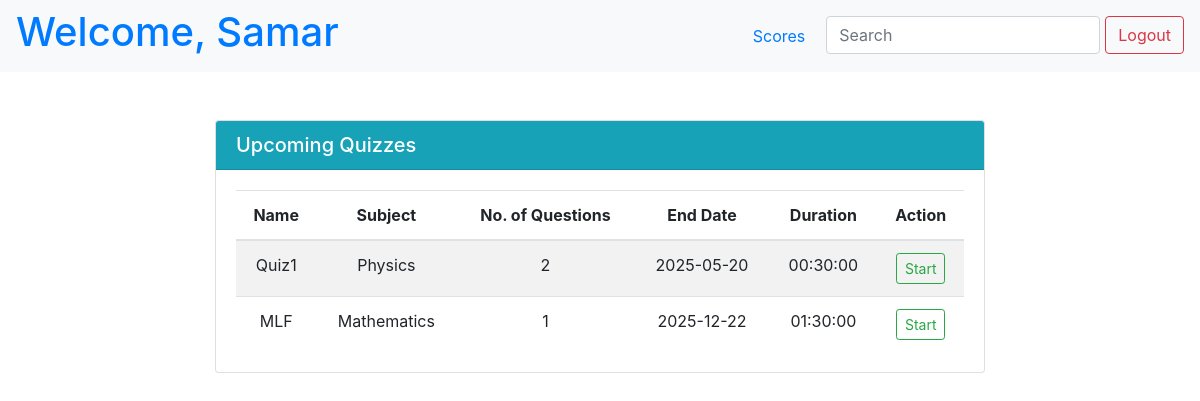
The app's page /samar (signed in), older data.
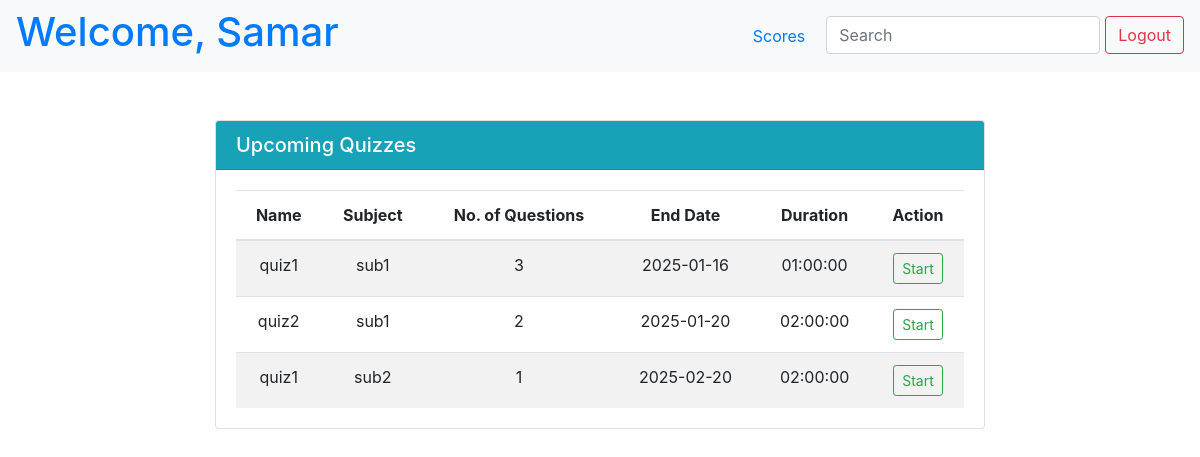
The same page, newer data.
### app.py (models this page shows)
class Quiz(db.Model):
    __tablename__ = 'quiz'
    id = db.Column(db.Integer, primary_key=True, autoincrement=True)
    subject_id = db.Column(db.Integer, db.ForeignKey('subject.id'), nullable=False)
    name = db.Column(db.String(255), nullable=False)
    quiz_date = db.Column(db.Date, nullable=False)
    time_duration = db.Column(db.Time, nullable=False)
    questions = db.relationship('QuizwiseQuestion', backref='quiz', lazy=True)
    scores = db.relationship('Score', backref='quiz', lazy=True)

class Subject(db.Model):
    __tablename__ = 'subject'
    id = db.Column(db.Integer, primary_key=True, autoincrement=True)
    name = db.Column(db.String(255), nullable=False)
    description = db.Column(db.String(255))
    chapters = db.relationship('Chapter', backref='subject', lazy=True)
    quizzes = db.relationship('Quiz', backref='subject', lazy=True)

### app.py (the view)
@app.route("/<username>")
def user(username):
    user = User.query.filter_by(username=username).first()
    if user and ('username' in session and username == session["username"]):
        data = db.session.query(
            Quiz.id.label("quiz_id"),
            Subject.id.label("subject_id"),
            Quiz.name.label("quiz_name"),
            Subject.name.label("subject_name"),
            Quiz.quiz_date,
            Quiz.time_duration
        ).join(Subject, Quiz.subject_id == Subject.id).filter(
            Quiz.quiz_date > datetime.now()
        ).all()
        subject_data = []
        for row in data:
            no_of_questions = QuizwiseQuestion.query.filter_by(quiz_id=row.quiz_id).count()
            if no_of_questions > 0:
                subject_data.append({
                    "subject_id": row.subject_id,
                    "subject_name": row.subject_name,
                    "quiz_id": row.quiz_id,
                    "quiz_name": row.quiz_name,
                    "quiz_date": row.quiz_date,
                    "time_duration": row.time_duration,
                    "no_of_questions": no_of_questions
                })
        return render_template("user.html", user=user, data=subject_data)
    else:
        flash("Invalid credentials!", "error")
        return redirect(url_for("index"))

### app.py (called while the page is built)
@app.after_request
def add_header(response):
    response.headers['Cache-Control'] = 'no-store, no-cache, must-revalidate, post-check=0, pre-check=0, max-age=0'
    response.headers['Pragma'] = 'no-cache'
    response.headers['Expires'] = '-1'
    return response

### templates/user.html (shortened to what this page needs)
{% extends 'base.html' %}
{% block content %}
<div class="page-wrapper">
    <nav class="navbar navbar-expand-lg navbar-light bg-light">
        <a href="{{ url_for('user', username=user.username) }}" style="text-decoration: none;">
            <h1>Welcome, {{user.name}}</h1>
        </a>
        <ul class="nav ml-auto">
            <li class="nav-item">
                <a class="nav-link" href="/{{user.username}}/score">Scores</a>
            </li>
            <li class="nav-item">
                <input class="form-control" type="search" placeholder="Search" aria-label="Search" name="q"
                    hx-get="{{ url_for('user_quiz', username=user.username) }}" hx-trigger="keyup changed delay:500ms" hx-target="#search-results">
            </li>
            <li>
                <form action="/logout" class="d-inline">
                    <button type="submit" class="btn btn-outline-danger">Logout</button>
                </form>
            </li>
        </ul>
    </nav>
    <div id="search-results">
        {% if not search %}
        {% set username = user.username %}
        {% include 'upcoming_quiz.html' %}
        {% endif %}
    </div>
</div>
{% endblock %}

### templates/upcoming_quiz.html
<div class="d-flex justify-content-center mt-5">
    <div class="col-md-8">
        <div class="card">
            <div class="card-header bg-info text-white d-flex align-items-center justify-content-between">
                <h5 class="card-title m-0">Upcoming Quizzes</h5>
            </div>
            <div class="card-body">
                <table class="table table-striped mb-0 text-center">
                    <thead>
                        <tr>
                            <th class="text-center">Name</th>
                            <th class="text-center">Subject</th>
                            <th class="text-center">No. of Questions</th>
                            <th class="text-center">End Date</th>
                            <th class="text-center">Duration</th>
                            <th class="text-center">Action</th>
                        </tr>
                    </thead>
                    <tbody>
                        {% for row in data %}
                        <tr>
                            <td class="text-center">{{ row.quiz_name }}</td>
                            <td class="text-center">{{ row.subject_name }}</td>
                            <td class="text-center">{{ row.no_of_questions }}</td>
                            <td class="text-center">{{ row.quiz_date }}</td>
                            <td class="text-center">{{ row.time_duration }}</td>
                            <td class="text-center">
                                <div class="d-flex justify-content-center">
                                    <form action="{{ url_for('ongoing_quiz', username=username, quiz_id=row.quiz_id)}}" method="post" class="mb-0">
                                        <button class="btn btn-outline-success btn-sm" type="submit">Start</button>
                                    </form>
                                </div>
                            </td>
                        </tr>
                        {% endfor %}
                    </tbody>
                </table>
            </div>
        </div>
    </div>
</div>

Row changes from the older to the newer data that the page shows:
now on this page (row edited): Quiz: quiz_name "quiz1", subject_name "sub1", no_of_questions "3", quiz_date "2025-01-16", time_duration "01:00:00"
changed Quiz: quiz_name "Quiz1" → "quiz2"; subject_name "Physics" → "sub1"; quiz_date "2025-05-20" → "2025-01-20"; time_duration "00:30:00" → "02:00:00"
changed Quiz: quiz_name "MLF" → "quiz1"; subject_name "Mathematics" → "sub2"; quiz_date "2025-12-22" → "2025-02-20"; time_duration "01:30:00" → "02:00:00"
